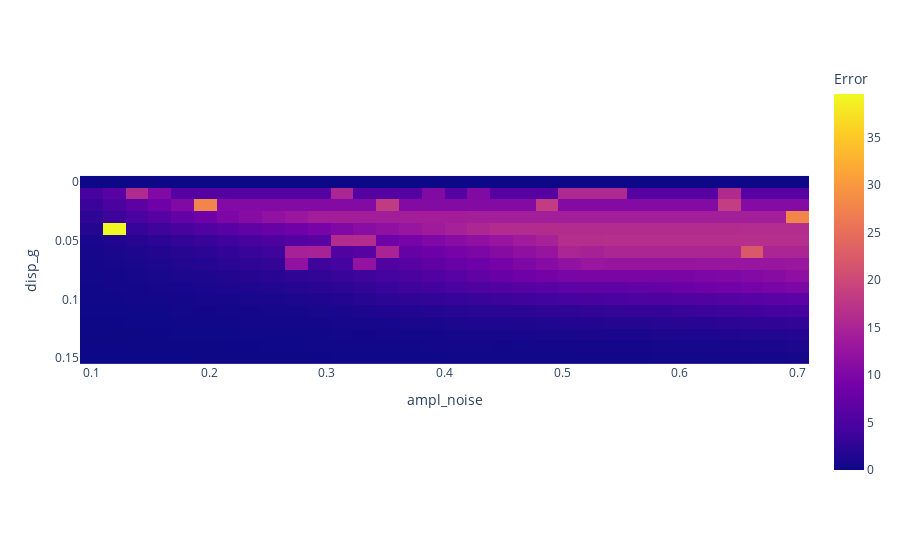

The notebook cell this image was saved under:
### Code cell
fig = px.imshow(m_errors,
                labels=dict(y="disp_g", x="ampl_noise", color="Error"),
                y=l_disp_g,
                x=l_ampl_noise)

fig.show()

### Figure 1 — Plotly figure (JSON) as saved in the notebook; plotly's stock layout.template omitted (floating-point values rounded to 4 significant figures; data arrays with more than 128 entries replaced by an {"elided": "..."} marker saying what was removed)
{"data": [{"coloraxis": "coloraxis", "hovertemplate": "ampl_noise: %{x}<br>disp_g: %{y}<br>Error: %{z}<extra></extra>", "name": "0", "type": "heatmap", "x": [0.1, 0.1194, 0.1387, 0.1581, 0.1774, 0.1968, 0.2161, 0.2355, 0.2548, 0.2742, 0.2935, 0.3129, 0.3323, 0.3516, 0.371, 0.3903, 0.4097, 0.429, 0.4484, 0.4677, 0.4871, 0.5065, 0.5258, 0.5452, 0.5645, 0.5839, 0.6032, 0.6226, 0.6419, 0.6613, 0.6806, 0.7], "xaxis": "x", "y": [0, 0.01, 0.02, 0.03, 0.04, 0.05, 0.06, 0.07, 0.08, 0.09, 0.1, 0.11, 0.12, 0.13, 0.14, 0.15], "yaxis": "y", "z": {"elided": "16x32 float values"}}], "layout": {"coloraxis": {"colorbar": {"title": {"text": "Error"}}, "colorscale": [[0, "#0d0887"], [0.1111, "#46039f"], [0.2222, "#7201a8"], [0.3333, "#9c179e"], [0.4444, "#bd3786"], [0.5556, "#d8576b"], [0.6667, "#ed7953"], [0.7778, "#fb9f3a"], [0.8889, "#fdca26"], [1, "#f0f921"]]}, "margin": {"t": 60}, "xaxis": {"anchor": "y", "constrain": "domain", "domain": [0, 1], "scaleanchor": "y", "title": {"text": "ampl_noise"}}, "yaxis": {"anchor": "x", "autorange": "reversed", "constrain": "domain", "domain": [0, 1], "title": {"text": "disp_g"}}}}
